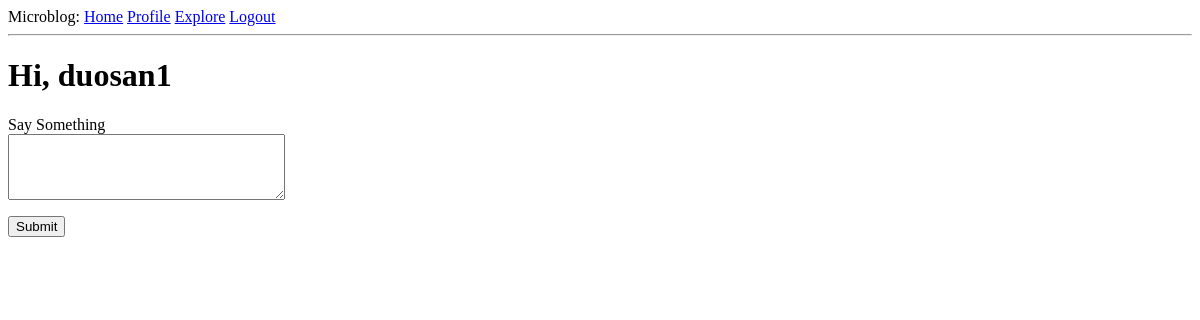
The page /index (signed in) on the database as committed earlier.
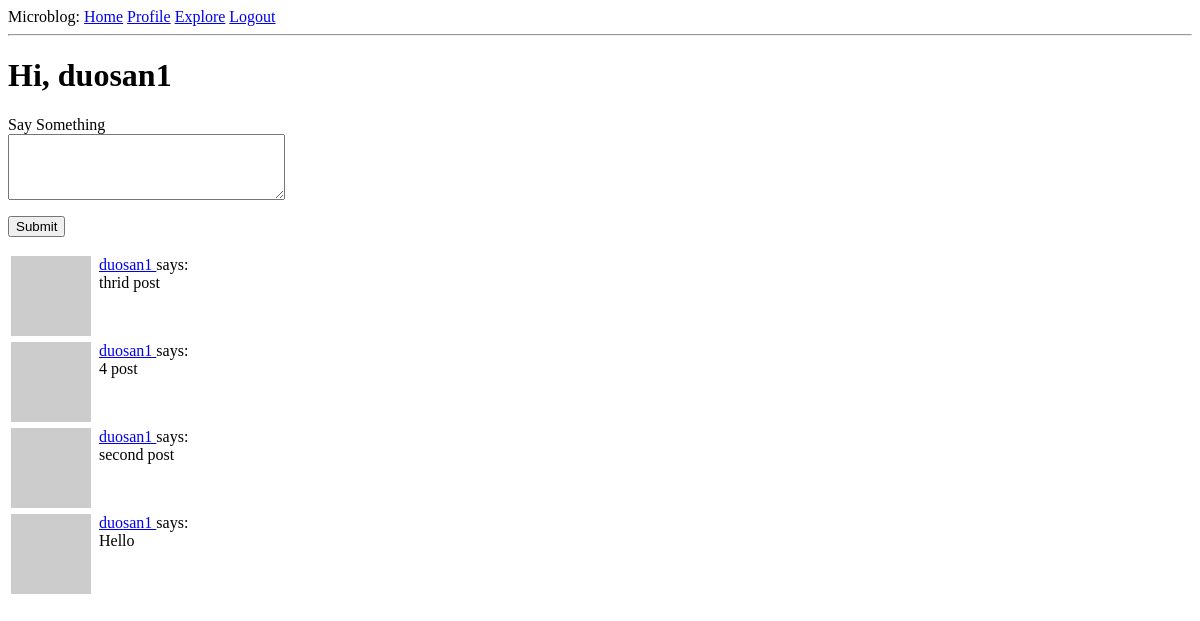
The same page on the database as committed later.
### app/models.py (models this page shows, shortened)
class Post(db.Model):
    id = db.Column(db.Integer, primary_key=True)
    body = db.Column(db.String(140))
    timestamp = db.Column(db.DateTime, index=True, default=datetime.utcnow())
    user_id = db.Column(db.Integer, db.ForeignKey("user.id"))

class User(db.Model, UserMixin):
    id = db.Column(db.Integer, primary_key=True)
    username = db.Column(db.String(64), index=True, unique=True)
    email = db.Column(db.String(120), index=True, unique=True)
    password_hash = db.Column(db.String(128))
    posts = db.relationship("Post", backref="author", lazy="dynamic")
    about_me = db.Column(db.String(140))
    last_seen = db.Column(db.DateTime, default=datetime.utcnow())
    followed = db.relationship(
        "User", secondary=followers,
        primaryjoin=(followers.c.follower_id == id),
        secondaryjoin=(followers.c.followed_id == id),
        backref=db.backref("followers", lazy="dynamic"), lazy="dynamic"
    )
    def avatar(self, size: int):
        print(f"email:{self.email}")
        digest = md5(self.email.lower().encode("utf-8")).hexdigest()
        return (f"https://www.gravatar.com/avatar/{digest}?"
                f"d=identicon&s={size}")
    def followed_posts(self):
        followed = Post.query.join(
            followers, (followers.c.followed_id == Post.user_id)).filter(
            followers.c.follower_id == self.id)
        own = Post.query.filter_by(user_id=self.id)
        return followed.union(own).order_by(Post.timestamp.desc())

### app/routes.py (the view)
@app.route("/", methods=["POST", "GET"])
@app.route("/index", methods=["POST", "GET"])
@login_required
def index():
    form = PostForm()
    if form.validate_on_submit():
        post = Post(body=form.post.data, author=current_user)
        db.session.add(post)
        db.session.commit()
        flash("Your post is now live!")
        redirect(url_for("index"))
    page = request.args.get('page', default=1, type=int)
    posts = current_user.followed_posts().paginate(
        page, app.config["POSTS_PER_PAGE"], False
    )
    next_url = url_for("index", page=posts.next_num) if posts.has_next else None
    prev_url = url_for("index", page=posts.prev_num) if posts.has_prev else None
    return render_template("index.html", titile="Home", form=form,
                           posts=posts.items, next_url=next_url,
                           prev_url=prev_url)

### app/forms.py
class PostForm(FlaskForm):
    post = TextAreaField("Say Something", validators=[
        DataRequired(), Length(min=1, max=140)])
    submit = SubmitField("Submit")

### app/models.py (called while the page is built)
@login.user_loader
def load_user(id: str) -> User:
    return User.query.get(int(id))

### app/routes.py (called while the page is built)
@app.before_request
def before_request():
    if current_user.is_authenticated:
        current_user.last_seen = datetime.utcnow()
        db.session.commit()

### app/templates/index.html (shortened to what this page needs)
{% extends "base.html" %}
{% block content %}
    <h1>Hi, {{ current_user.username }}</h1>
    {% if form %}
        <form action="/index" method="post">
            <p>
                {{ form.post.label }}<br>
                {{ form.post(cols=32, rows=4) }}<br>
            </p>
            <p>{{ form.submit() }}</p>
        </form>
    {% endif %}
    {% for post in posts %}
       {% include "_post.html" %}
    {% endfor %}
{% endblock %}

### app/templates/_post.html
<table>
    <tr valign="top">
        <td><img src="{{ post.author.avatar(32) }}"><td>
        <td>
            <a href="{{ url_for('user', username=post.author.username) }}">
                {{ post.author.username }}
            </a>
            says: <br>{{ post.body }}
        </td>
    </tr>
</table>

Rows that differ between the two databases and show on the page:
added Post: author.username "duosan1", body "thrid post"
added Post: author.username "duosan1", body "4 post"
added Post: author.username "duosan1", body "second post"
added Post: author.username "duosan1", body "Hello"
